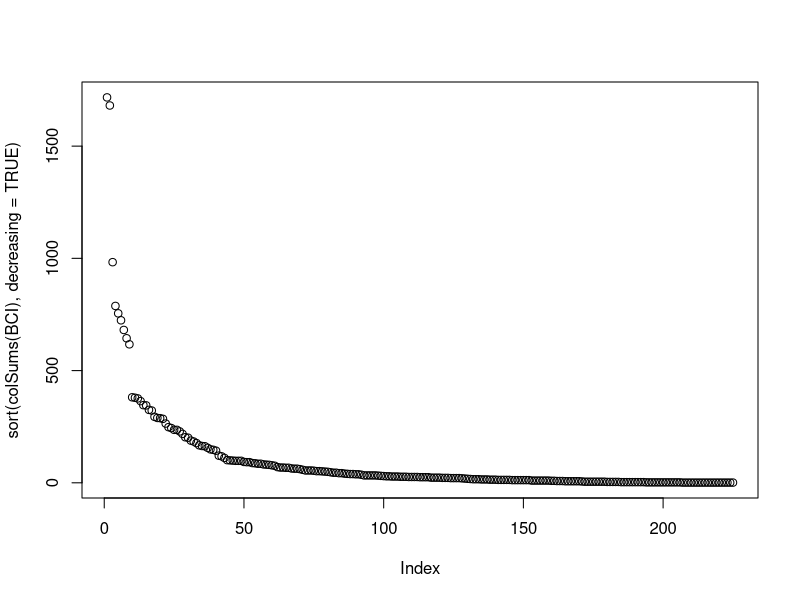
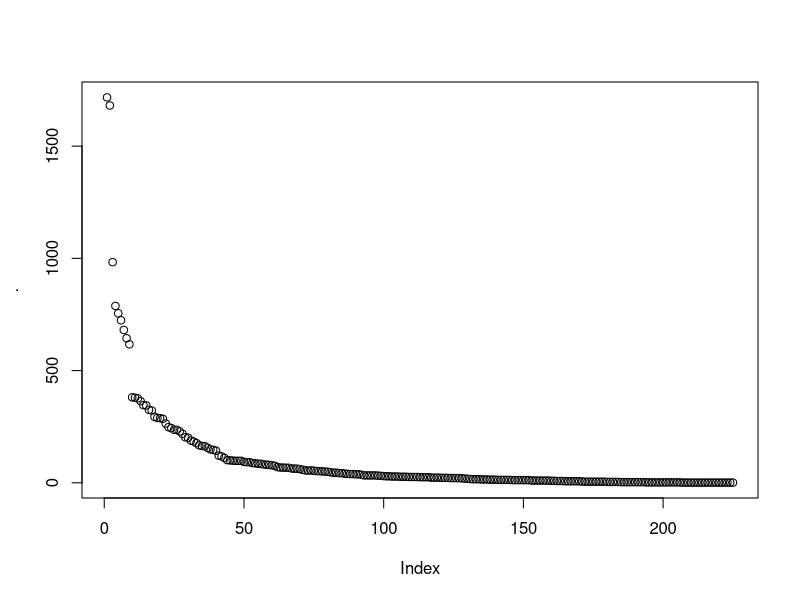

Write the R code that produced these figures, in order.
##15.05.19; Exercise##

library(tidyverse)

install.packages("vegan")
data(BCI, package = "vegan") #BCI is the dataframe 

x11() #opens plot in a new window
plot(sort(colSums(BCI), decreasing = TRUE))

####PIPES; control-shift-M: %>% ####

BCI %>% 
  colSums() %>% 
  sort(decreasing = TRUE) %>% 
  plot()


#TIBBLE: shows a table with only a few rows except the whole dataset 
iris <- as_tibble(iris)
iris

#Select columns
iris %>% select(Sepal.Length,Species)

#Getting rid of a column
iris %>% select(-Sepal.Width)


#Every column between start and end
iris %>% select(Sepal.Length:Petal.Length)


#Every column between start and end plus another one
iris %>% select(Sepal.Length:Petal.Length, Species)

#Renaming a column: new name = old name
#If you want to have a space between two words you use ``
iris %>% rename(sepal.length = Sepal.Length, spp = Species)


#filter function: it filters rows with certain values 
iris %>% filter(Sepal.Length > 5, Petal.Length < 2) %>% 
  select(Sepal.Length, Petal.Length, Species)

#mutate: we can make a new column or change the existing one
iris %>% mutate(petal.area = Petal.Length * Petal.Width)
iris %>% mutate(Species = toupper(Species)) #changed lower case to upper case 


#group by categorical variables 
iris %>% group_by(Species) %>% 
  summarise(mean_petal_length = mean(Petal.Length), sd_petal_length = sd (Petal.Length)) 




####Reshaping data####


